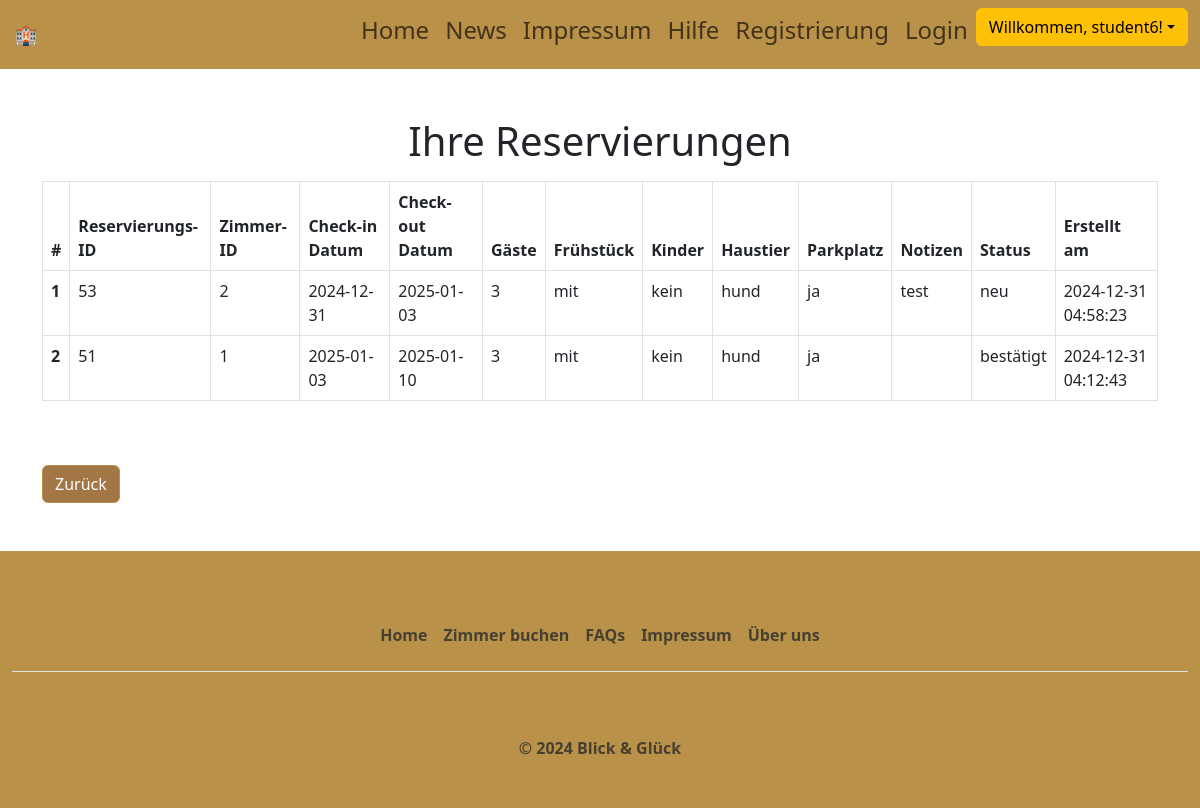
The page /include/site_reservationlists.php (signed in) on the database its author committed.
### tables this page shows
CREATE TABLE `reservations` (
  `reservation_id` int(11) NOT NULL,
  `room_id` int(11) NOT NULL,
  `username` varchar(50) NOT NULL,
  `check_in_date` date NOT NULL,
  `check_out_date` date NOT NULL,
  `guests` int(11) NOT NULL,
  `breakfast` enum('mit','ohne') NOT NULL,
  `children` enum('kein','Kleinkinder','Kinder') NOT NULL,
  `pets` enum('keine','hund','katze','sonstige') NOT NULL,
  `parking` enum('ja','nein') NOT NULL,
  `notes` text DEFAULT NULL,
  `created_at` timestamp NOT NULL DEFAULT current_timestamp(),
  `status` enum('neu','bestätigt','storniert') DEFAULT 'neu',
  `bearbeitet_von` enum('admin','manager') NOT NULL DEFAULT 'admin',
  `bearbeitet_am` datetime NOT NULL DEFAULT current_timestamp()
);

### include/site_reservationlists.php (the view, shortened to what this page needs)
<?php
require_once'../config/dbaccess.php';
include 'header.php';
$username = $_SESSION['username'];
$sql="SELECT * FROM reservations WHERE username = ? ORDER BY created_at DESC";
$stmt=$db_obj->prepare($sql);
$stmt->bind_param("s", $username);
$stmt->execute();
$reservations=$stmt->get_result()->fetch_all(MYSQLI_ASSOC);
?>
<div class="container mt-5">
  <h1 class="text-center my-3">Ihre Reservierungen</h1>
  <?php if (!empty($reservations)): ?>
    <table class="table table-bordered mt-3 p-3">
      <thead class="thead-light">
        <tr>
          <th scope="col">#</th>
          <th scope="col">Reservierungs-ID</th>
          <th scope="col">Zimmer-ID</th>
          <th scope="col">Check-in Datum</th>
          <th scope="col">Check-out Datum</th>
          <th scope="col">Gäste</th>
          <th scope="col">Frühstück</th>
          <th scope="col">Kinder</th>
          <th scope="col">Haustier</th>
          <th scope="col">Parkplatz</th>
          <th scope="col">Notizen</th>
          <th scope="col">Status</th>
          <th scope="col">Erstellt am</th>
        </tr>
      </thead>
      <tbody>
        <?php foreach ($reservations as $index => $reservation): ?>
          <tr>
            <th scope="row"><?php echo $index + 1; ?></th>
            <td><?php echo htmlspecialchars($reservation['reservation_id'], ENT_QUOTES, 'UTF-8'); ?></td>
            <td><?php echo htmlspecialchars($reservation['room_id'], ENT_QUOTES, 'UTF-8'); ?></td>
            <td><?php echo htmlspecialchars($reservation['check_in_date'], ENT_QUOTES, 'UTF-8'); ?></td>
            <td><?php echo htmlspecialchars($reservation['check_out_date'], ENT_QUOTES, 'UTF-8'); ?></td>
            <td><?php echo htmlspecialchars($reservation['guests'], ENT_QUOTES, 'UTF-8'); ?></td>
            <td><?php echo htmlspecialchars($reservation['breakfast'], ENT_QUOTES, 'UTF-8'); ?></td>
            <td><?php echo htmlspecialchars($reservation['children'], ENT_QUOTES, 'UTF-8'); ?></td>
            <td><?php echo htmlspecialchars($reservation['pets'], ENT_QUOTES, 'UTF-8'); ?></td>
            <td><?php echo htmlspecialchars($reservation['parking'], ENT_QUOTES, 'UTF-8'); ?></td>
            <td><?php echo htmlspecialchars($reservation['notes'], ENT_QUOTES, 'UTF-8'); ?></td>
            <td><?php echo htmlspecialchars($reservation['status'], ENT_QUOTES, 'UTF-8'); ?></td>
            <td><?php echo htmlspecialchars($reservation['created_at'], ENT_QUOTES, 'UTF-8'); ?></td>
          </tr>
        <?php endforeach; ?>
      </tbody>
    </table>
  <?php else: ?>
    <div class="alert alert-info">Keine Reservierungen gefunden.</div>
  <?php endif; ?>
  <a href="site_dashboard.php" class="btn btn-primary mt-5 me-4">Zurück</a>
</div>
<?php include 'footer.php'; ?>

### include/header.php (shortened to what this page needs)
<!DOCTYPE html>
<html lang="en">
    <head>
        <link rel="stylesheet" href="https://cdnjs.cloudflare.com/ajax/libs/font-awesome/4.7.0/css/font-awesome.min.css">
        <link href="https://cdn.jsdelivr.net/npm/bootstrap@5.3.0/dist/css/bootstrap.min.css" rel="stylesheet">
        <link href="<?php echo str_replace($_SERVER['DOCUMENT_ROOT'], '', $_SERVER['DOCUMENT_ROOT'] . '/hotelprojekt-original/mergedProject/res/css/styles.css'); ?>" rel="stylesheet">
    </head>
<?php include 'navbar.php';?>

### include/navbar.php (shortened to what this page needs)
<nav class="navbar navbar-expand-lg navbar-light bg-primary">
  <div class="container-fluid">
    <a class="navbar-brand" href="<?php echo str_replace($_SERVER['DOCUMENT_ROOT'], '', $_SERVER['DOCUMENT_ROOT'] . '/hotelprojekt-original/mergedProject/index.php'); ?>">
      <img src="<?php echo str_replace($_SERVER['DOCUMENT_ROOT'], '', $_SERVER['DOCUMENT_ROOT'] . '/hotelprojekt-original/mergedProject/res/assets/img/pct_hotel-emoji.png'); ?>" alt="hotel-emoji" height="28px"/></a>
    <div class="collapse navbar-collapse" id="navbarNav">
      <ul class="navbar-nav ms-auto">
        <li class="nav-item">
          <a class="nav-link" href="<?php echo str_replace($_SERVER['DOCUMENT_ROOT'], '', $_SERVER['DOCUMENT_ROOT'] . '/hotelprojekt-original/mergedProject/index.php'); ?>">
            <h4>Home</h4></a>
        </li>
        <li class="nav-item">
          <a class="nav-link" href="<?php echo str_replace($_SERVER['DOCUMENT_ROOT'], '', $_SERVER['DOCUMENT_ROOT'] . '/hotelprojekt-original/mergedProject/include/site_blog.php'); ?>">
            <h4>News</h4></a>
        </li>
        <li class="nav-item">
          <a class="nav-link" href="<?php echo str_replace($_SERVER['DOCUMENT_ROOT'], '', $_SERVER['DOCUMENT_ROOT'] . '/hotelprojekt-original/mergedProject/include/site_impressum.php'); ?>">
            <h4>Impressum</h4></a>
        </li>
        <li class="nav-item">
          <a class="nav-link" href="<?php echo str_replace($_SERVER['DOCUMENT_ROOT'], '', $_SERVER['DOCUMENT_ROOT'] . '/hotelprojekt-original/mergedProject/include/site_help.php'); ?>">
            <h4>Hilfe</h4></a>
        </li>
        <li class="nav-item">
          <a class="nav-link" href="<?php echo str_replace($_SERVER['DOCUMENT_ROOT'], '', $_SERVER['DOCUMENT_ROOT'] . '/hotelprojekt-original/mergedProject/include/fct_register.php'); ?>">
            <h4>Registrierung</h4></a>
        </li>
        <li class="nav-item">
          <a class="nav-link" href="<?php echo str_replace($_SERVER['DOCUMENT_ROOT'], '', $_SERVER['DOCUMENT_ROOT'] . '/hotelprojekt-original/mergedProject/include/fct_login.php'); ?>">
            <h4>Login</h4></a>
        </li>
      <?php
      if (isset($_SESSION['role'])&& $_SESSION['role']=='user'): ?>
      <div class="dropdown">
        <button class="btn btn-warning dropdown-toggle" id="dropdownMenubutton" data-bs-toggle="dropdown" aria-expanded="false">Willkommen, <?= htmlspecialchars($_SESSION['username']); ?>!</button>
       </div>
        <?php endif; ?>
      </ul>
    </div>
  </div>
</nav>

### include/footer.php (shortened to what this page needs)
<div class="container-fluid my-5 py-4 bg-primary">
  <footer class="py-3 my-4">
    <ul class="nav justify-content-center border-bottom pb-3 mb-3">
      <li class="nav-item">
        <a href="<?php echo str_replace($_SERVER['DOCUMENT_ROOT'], '', $_SERVER['DOCUMENT_ROOT'] . '/hotelprojekt-original/mergedProject/index.php'); ?>"
         class="nav-link px-2 text-body-secondary fw-bolder">Home</a>
        </li>
      <li class="nav-item">
        <a href="<?php echo str_replace($_SERVER['DOCUMENT_ROOT'], '', $_SERVER['DOCUMENT_ROOT'] . '/hotelprojekt-original/mergedProject/include/site_rooms.php'); ?>" class="nav-link px-2 text-body-secondary fw-bolder">Zimmer buchen</a>
      </li>
      <li class="nav-item">
        <a href="<?php echo str_replace($_SERVER['DOCUMENT_ROOT'], '', $_SERVER['DOCUMENT_ROOT'] . '/hotelprojekt-original/mergedProject/include/site_help.php'); ?>" class="nav-link px-2 text-body-secondary fw-bolder">FAQs</a>
      </li>
      <li class="nav-item">
        <a href="<?php echo str_replace($_SERVER['DOCUMENT_ROOT'], '', $_SERVER['DOCUMENT_ROOT'] . '/hotelprojekt-original/mergedProject/include/site_impressum.php'); ?>" class="nav-link px-2 text-body-secondary fw-bolder">Impressum</a>
      </li>
      <li class="nav-item">
        <a href="<?php echo str_replace($_SERVER['DOCUMENT_ROOT'], '', $_SERVER['DOCUMENT_ROOT'] . '/hotelprojekt-original/mergedProject/include/site_blog.php'); ?>" class="nav-link px-2 text-body-secondary fw-bolder">Über uns</a>
      </li>
    </ul>
  </footer>
  <div class="container-fluid mt-auto py-2 bg-primary">
        <p class="text-center text-body-secondary fw-bolder">&copy; 2024 Blick & Glück</p>
  </div>
</div>
</body>
</html>

### res/css/styles.css (style rules this page uses)
* { box-sizing: border-box; }
:root { --bs-blue: #0d6efd; --bs-indigo: #6610f2; --bs-purple: #6f42c1; --bs-pink: #d63384; --bs-red: #dc3545; --bs-orange: #fd7e14; --bs-yellow: #ffc107; --bs-gold:#b99446; --bs-brown:#a27645; --bs-green: #198754; --bs-teal: #20c997; --bs-cyan: #0dcaf0; --bs-white: #fff; --bs-gray: #a8a9ab; --bs-gray-dark: #343a40; --bs-primary: #b99148; --bs-secondary: #6c757d; --bs-success: #875919; --bs-info: #0dcaf0; --bs-warning: #e77a14; --bs-danger: #850b17; --bs-light: #f8f9fa; --bs-dark: #212529; --bs-font-sans-serif: system-ui, -apple-system, "Segoe UI", Roboto, "Helvetica Neue", Arial, "Noto Sans", "Liberation Sans", sans-serif, "Apple Color Emoji", "Segoe UI Emoji", "Segoe UI Symbol", "Noto Color Emoji"; --bs-font-monospace: SFMono-Regular, Menlo, Monaco, Consolas, "Liberation Mono", "Courier New", monospace; --bs-gradient: linear-gradient(180deg, rgba(255, 255, 255, 0.15), rgba(255, 255, 255, 0)); }
.bg-primary { background-color: var(--bs-primary) !important; }
.btn-primary { color: #fff; background-color: var(--bs-brown); border-color: var(--bs-primary); }
body, html { margin: 0; padding: 0; width: 100%; height: 100%; font-family: var(--bs-font-sans-serif); }

### rows shown on the page
reservations: reservation_id "53", room "2", check_in_date "2024-12-31", check_out_date "2025-01-03", guests "3", breakfast "mit", children "kein", pets "hund", parking "ja", notes "test", status "neu", created_at "2024-12-31 04:58:23"
reservations: reservation_id "51", room "1", check_in_date "2025-01-03", check_out_date "2025-01-10", guests "3", breakfast "mit", children "kein", pets "hund", parking "ja", status "bestätigt", created_at "2024-12-31 04:12:43"

### other values the page prints
$_SESSION['username'] "student6"
